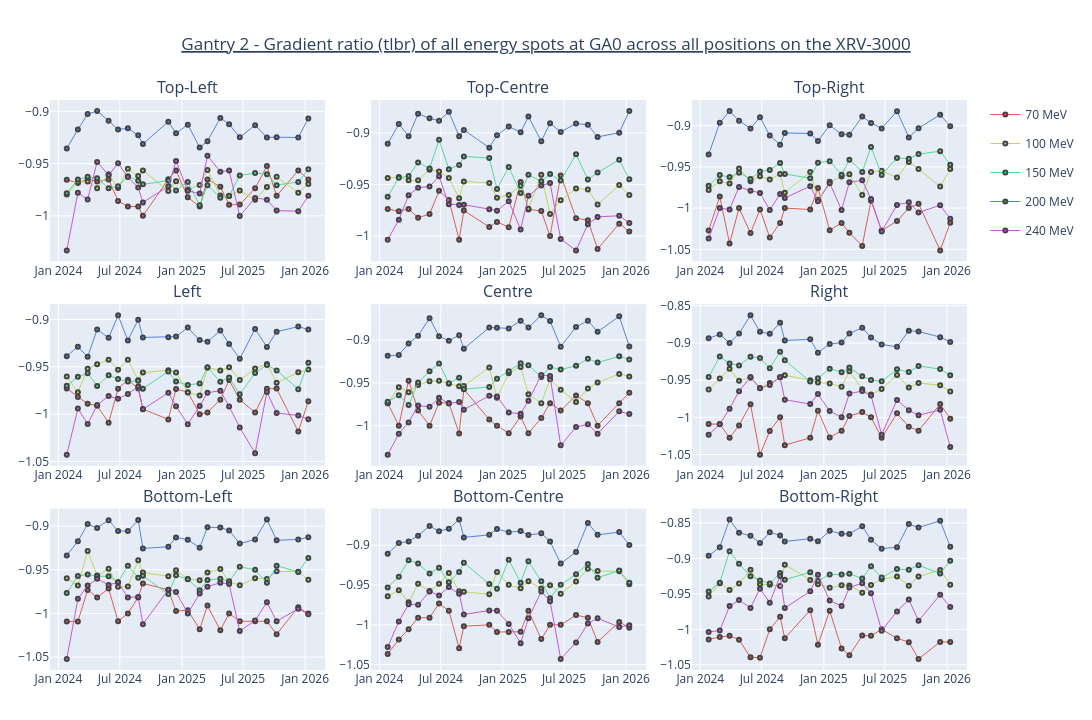

Here is the notebook cell this chart was saved with:
### Markdown cell above
- Testing for XRV3000

### Code cell
plotly_all_eng(sub_df, "gr_tlbr", "Gantry 2", "XRV-3000", 0, "2026-01-01", 24)
